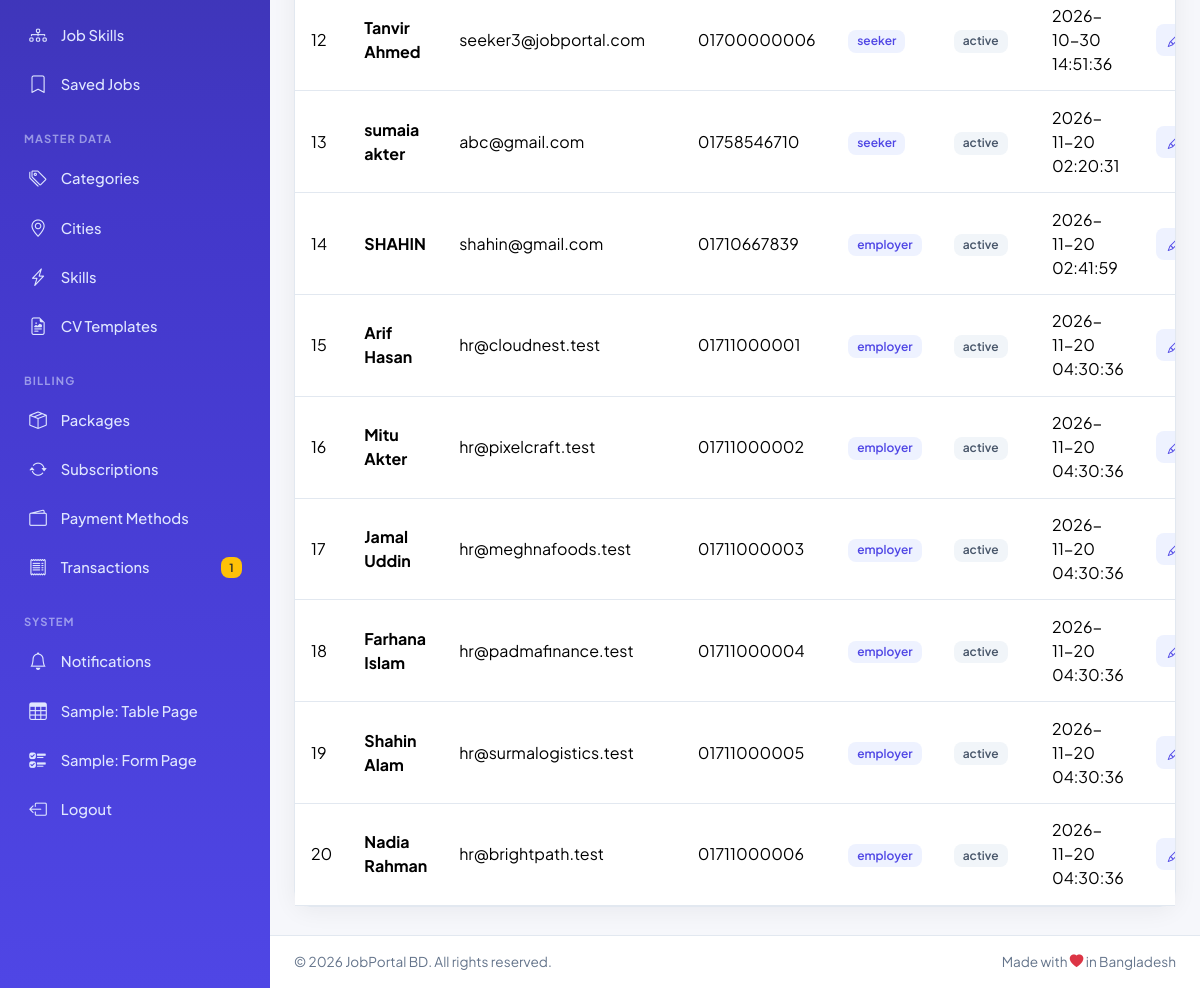
/jobs_portal/crud/users/index.php (lower part), run on an earlier commit of the app's database.
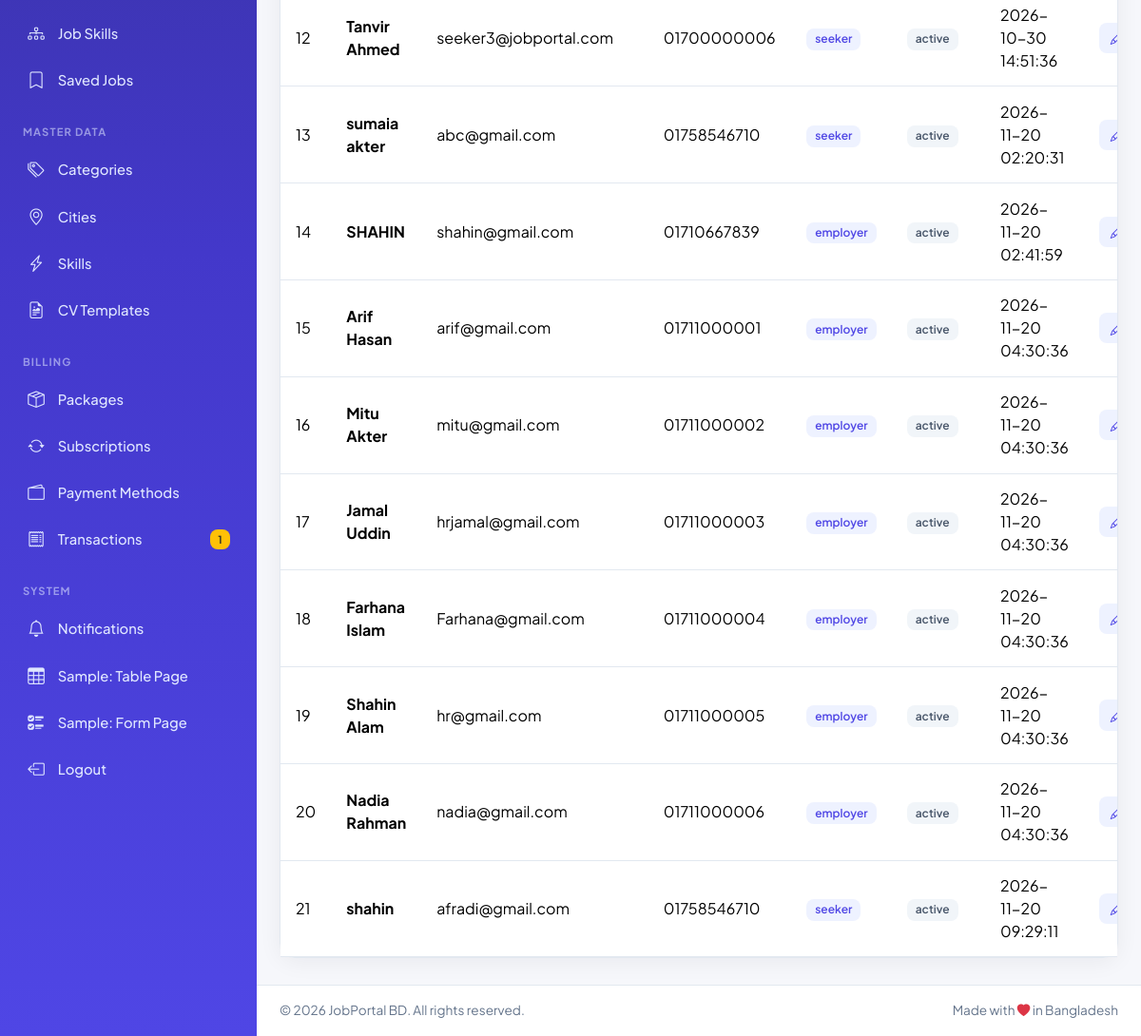
And on a later commit of the database.
### tables this page shows
CREATE TABLE `users` (
  `id` int UNSIGNED NOT NULL,
  `name` varchar(100) NOT NULL,
  `email` varchar(150) NOT NULL,
  `phone` varchar(20) DEFAULT NULL,
  `password` varchar(255) NOT NULL,
  `role` enum('admin','employer','seeker') NOT NULL,
  `status` enum('active','pending','blocked') NOT NULL DEFAULT 'active',
  `created_at` timestamp NOT NULL DEFAULT CURRENT_TIMESTAMP
);

### jobs_portal/crud/users/index.php (the view, shortened to what this page needs)
<?php include_once("../../config/dbconfig.php"); ?>
<!DOCTYPE html>
<html lang="en">
<head>
  <link href="https://cdn.jsdelivr.net/npm/bootstrap@5.3.3/dist/css/bootstrap.min.css" rel="stylesheet">
  <link href="https://cdn.jsdelivr.net/npm/bootstrap-icons@1.11.3/font/bootstrap-icons.min.css" rel="stylesheet">
  <link href="../../assets/css/style.css" rel="stylesheet">
</head>
<body class="dash-body">
<div class="dash-wrapper">
  <aside class="sidebar offcanvas-lg offcanvas-start" tabindex="-1" id="sidebar">
    <div class="offcanvas-body">
      <ul class="sidebar-nav">
        <li><a href="../../crud/job_applications/index.php"><i class="bi bi-file-earmark-person"></i> Applications</a></li>
        <li><a href="../../crud/job_skills/index.php"><i class="bi bi-diagram-3"></i> Job Skills</a></li>
        <li><a href="../../crud/saved_jobs/index.php"><i class="bi bi-bookmark"></i> Saved Jobs</a></li>
      </ul>
      <div class="sidebar-heading">Master Data</div>
      <ul class="sidebar-nav">
        <li><a href="../../crud/categories/index.php"><i class="bi bi-tags"></i> Categories</a></li>
        <li><a href="../../crud/cities/index.php"><i class="bi bi-geo-alt"></i> Cities</a></li>
        <li><a href="../../crud/skills/index.php"><i class="bi bi-lightning-charge"></i> Skills</a></li>
        <li><a href="../../crud/cv_templates/index.php"><i class="bi bi-file-earmark-richtext"></i> CV Templates</a></li>
      </ul>
      <div class="sidebar-heading">Billing</div>
      <ul class="sidebar-nav">
        <li><a href="../../crud/packages/index.php"><i class="bi bi-box-seam"></i> Packages</a></li>
        <li><a href="../../crud/subscriptions/index.php"><i class="bi bi-arrow-repeat"></i> Subscriptions</a></li>
        <li><a href="../../crud/payment_methods/index.php"><i class="bi bi-wallet2"></i> Payment Methods</a></li>
        <li><a href="../../crud/payment_transactions/index.php"><i class="bi bi-receipt"></i> Transactions <span class="badge bg-warning text-dark">1</span></a></li>
      </ul>
      <div class="sidebar-heading">System</div>
      <ul class="sidebar-nav">
        <li><a href="../../crud/notifications/index.php"><i class="bi bi-bell"></i> Notifications</a></li>
        <li><a href="../../admin/sample-table.php"><i class="bi bi-table"></i> Sample: Table Page</a></li>
        <li><a href="../../admin/sample-form.php"><i class="bi bi-ui-checks"></i> Sample: Form Page</a></li>
        <li><a href="../../login.php"><i class="bi bi-box-arrow-left"></i> Logout</a></li>
      </ul>
      <div class="sidebar-footer"></div>
    </div>
  </aside>
  <div class="dash-main">
    <main class="dash-content">
      <?php
      $rawData = $conn->query("SELECT * FROM users");
      ?>
      <div class="card-jp">
        <div class="table-responsive">
          <table class="table table-jp">
            <tbody>
            <?php
            while($row = $rawData->fetch_assoc()){
            ?>
              <tr>
                <td><?php echo $row['id']; ?></td>
                <td><strong><?php echo $row['name']; ?></strong></td>
                <td><?php echo $row['email']; ?></td>
                <td><?php echo $row['phone']; ?></td>
                <td><span class="badge badge-soft-primary"><?php echo $row['role']; ?></span></td>
                <td><span class="badge badge-soft-secondary"><?php echo $row['status']; ?></span></td>
                <td><?php echo $row['created_at']; ?></td>
                <td class="text-end text-nowrap">
                  <a class="btn btn-sm btn-soft-primary" href="edit.php?id=<?php echo $row['id']; ?>"><i class="bi bi-pencil"></i> Edit</a>
                </td>
              </tr>
            <?php
            }
            ?>
            </tbody>
          </table>
        </div>
      </div>
    </main>
    <footer class="dash-footer d-flex flex-column flex-sm-row justify-content-between gap-1">
      <span>&copy; 2026 JobPortal BD. All rights reserved.</span>
      <span>Made with <i class="bi bi-heart-fill text-danger"></i> in Bangladesh</span>
    </footer>
  </div>
</div>
</body>
</html>

What changed in the data, as far as the page shows it:
changed users "Arif Hasan": email "hr@cloudnest.test" → "arif@gmail.com"
changed users "Mitu Akter": email "hr@pixelcraft.test" → "mitu@gmail.com"
changed users "Jamal Uddin": email "hr@meghnafoods.test" → "hrjamal@gmail.com"
changed users "Farhana Islam": email "hr@padmafinance.test" → "Farhana@gmail.com"
changed users "Shahin Alam": email "hr@surmalogistics.test" → "hr@gmail.com"
changed users "Nadia Rahman": email "hr@brightpath.test" → "nadia@gmail.com"
added users: id "21", name "shahin", email "afradi@gmail.com", phone "01758546710", role "seeker", status "active", created_at "2026-11-20 09:29:11"
